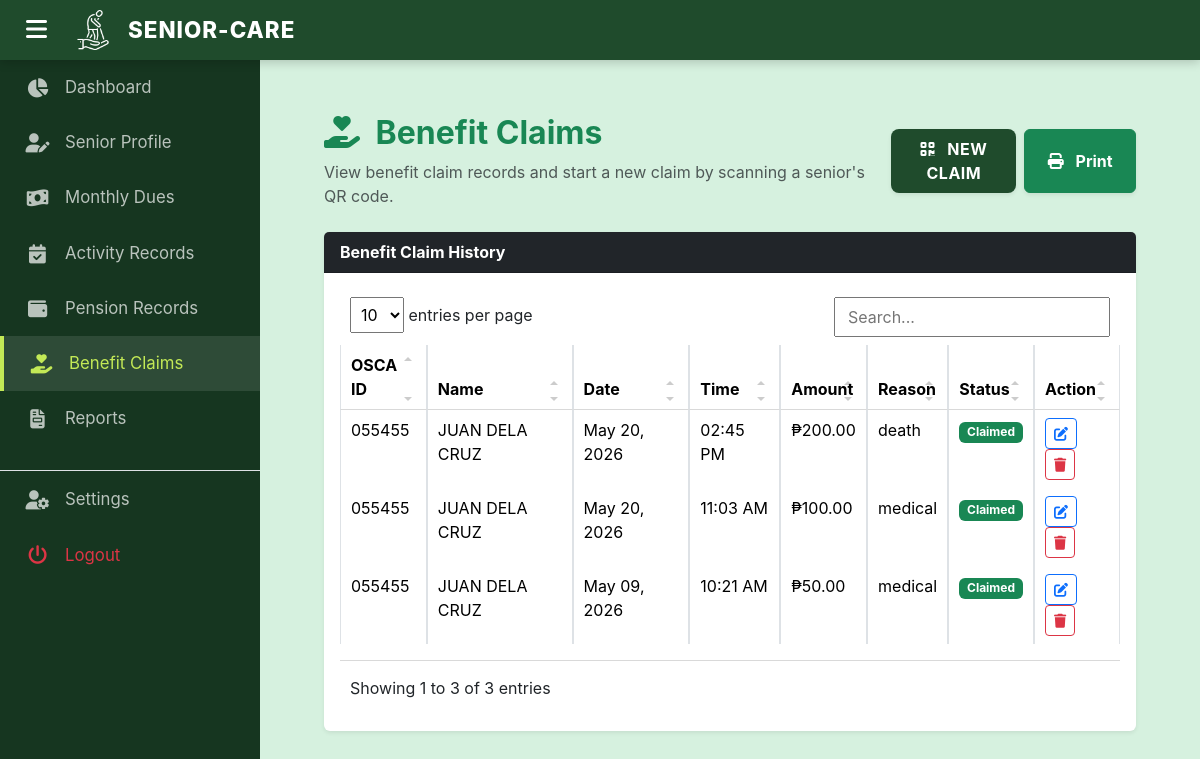
/admin/benefits.php (signed in), run on the app's committed database.
### tables this page shows
CREATE TABLE `transaction_logs` (
  `LogID` int(11) NOT NULL,
  `OscaIDNo` varchar(50) NOT NULL,
  `ActivityID` int(11) DEFAULT NULL,
  `PensionMasterID` int(11) DEFAULT NULL,
  `ClaimType` varchar(50) DEFAULT NULL,
  `Amount_Released` decimal(10,2) DEFAULT NULL,
  `DateRecorded` date NOT NULL,
  `TimeRecorded` time NOT NULL,
  `Status` varchar(20) DEFAULT 'Unclaimed',
  `ControlNo` varchar(50) DEFAULT NULL,
  `Reason` text DEFAULT NULL,
  `IsRead` tinyint(1) NOT NULL DEFAULT 0
);

CREATE TABLE `seniors` (
  `OscaIDNo` varchar(50) NOT NULL,
  `LastName` varchar(100) NOT NULL,
  `FirstName` varchar(100) NOT NULL,
  `MiddleName` varchar(100) DEFAULT NULL,
  `Sex` enum('Male','Female') NOT NULL,
  `Purok` varchar(50) DEFAULT NULL,
  `Barangay` varchar(100) DEFAULT NULL,
  `Birthday` date NOT NULL,
  `CitizenStatus` enum('Active','Inactive') DEFAULT 'Active',
  `PensionerStatus` enum('Pensioner','Non-Pensioner') DEFAULT 'Non-Pensioner'
);

### admin/benefits.php (the view, shortened to what this page needs)
<?php
include('../includes/db_connection.php');
?>
<!DOCTYPE html>
<html lang="en">
<head>
    <link href="../vendor/simple-datatables/css/style.min.css" rel="stylesheet" />
    <link href="../vendor/bootstrap/css/bootstrap.min.css" rel="stylesheet">
    <link rel="stylesheet" href="../vendor/font-awesome/css/all.min.css">
    <link href="css/style.css" rel="stylesheet" />
</head>
<body class="sb-nav-fixed">
    <?php include('includes/header.php'); ?>
    <?php include('includes/sidebar.php'); ?>
    <main id="main-content">
        <div class="container-fluid px-4">
            <div class="d-flex flex-column flex-md-row justify-content-between align-items-md-center gap-3 mt-4 mb-4">
                <div>
                    <h2 class="fw-bold text-success"><i class="fa fa-hand-holding-heart me-2"></i> Benefit Claims</h2>
                    <p class="text-muted mb-0">View benefit claim records and start a new claim by scanning a senior's QR code.</p>
                </div>
                <div class="d-flex flex-column flex-sm-row gap-2">
                    <a href="benefit_claim.php" class="btn btn-forest fw-bold shadow-sm w-100 w-sm-auto py-2">
                        <i class="fa fa-qrcode me-2"></i> New Claim
                    </a>
                    <button onclick="printTable()" class="btn btn-success fw-bold shadow-sm w-100 w-sm-auto py-2">
                        <i class="fa fa-print me-2"></i> Print
                    </button>
                </div>
            </div>
            <div class="card mb-4 shadow-sm border-0">
                <div class="card-header bg-dark text-white fw-bold">Benefit Claim History</div>
                <div class="card-body">
                    <div class="table-responsive">
                        <table id="datatablesSimple" class="table table-bordered" width="100%" cellspacing="0">
                            <thead>
                                <tr>
                                    <th>OSCA ID</th>
                                    <th>Name</th>
                                    <th>Date</th>
                                    <th>Time</th>
                                    <th>Amount</th>
                                    <th>Reason</th>
                                    <th>Status</th>
                                    <th>Action</th>
                                </tr>
                            </thead>
                            <?php
                            $query = mysqli_query($conn, "SELECT LogID, OscaIDNo, LastName, FirstName, DateRecorded, TimeRecorded, Amount_Released, Reason, Status FROM transaction_logs LEFT JOIN seniors USING(OscaIDNo) WHERE ClaimType = 'Benefit Claim' ORDER BY DateRecorded DESC, TimeRecorded DESC");
                            while ($row = mysqli_fetch_array($query)) {
                                $date = $row['DateRecorded'];
                                $time = $row['TimeRecorded'] ? date('h:i A', strtotime($row['TimeRecorded'])) : '--:--';
                                $amount = $row['Amount_Released'] ? number_format($row['Amount_Released'], 2) : '0.00';
                                $name = $row['FirstName'] . ' ' . $row['LastName'];
                            ?>
                            <tr>
                                <td><?php echo $row['OscaIDNo']; ?></td>
                                <td><?php echo $name ? $name : 'Unknown'; ?></td>
                                <td><?php echo date('M d, Y', strtotime($date)); ?></td>
                                <td><?php echo $time; ?></td>
                                <td>₱<?php echo $amount; ?></td>
                                <td><?php echo $row['Reason'] ? $row['Reason'] : '-'; ?></td>
                                <td>
                                    <span class="badge <?php echo ($row['Status'] == 'Claimed') ? 'bg-success' : 'bg-secondary'; ?>">
                                        <?php echo $row['Status'] ? $row['Status'] : 'Recorded'; ?>
                                    </span>
                                </td>
                                <td>
                                    <button class="btn btn-sm btn-outline-primary" data-bs-toggle="modal" data-bs-target="#editModal<?php echo $row['LogID']; ?>">
                                        <i class="fa fa-edit"></i>
                                    </button>
                                    <button class="btn btn-sm btn-outline-danger" data-bs-toggle="modal" data-bs-target="#deleteModal<?php echo $row['LogID']; ?>">
                                        <i class="fa fa-trash"></i>
                                    </button>
                                </td>
                            </tr>
                            <?php } ?>
                        </table>
                    </div>
                </div>
            </div>
        </div>
    </main>
</body>
</html>

### admin/css/style.css (style rules this page uses)
:root { --forest-deep: #1F4B2C; --sidebar-dark: #163620; --accent-mint: #91EAAF; --lime-highlight: #C3E956; --bg-pale: #D6F1DF; --header-height: 60px; --sidebar-width: 260px; --sidebar-collapsed-width: 70px; --transition-speed: 0.3s; }
body { font-family: 'Inter', sans-serif; margin: 0; background-color: var(--bg-pale); overflow-x: hidden; color: #333; }
#main-content { margin-top: var(--header-height); margin-left: var(--sidebar-width); padding: 30px 40px; min-height: calc(100vh - var(--header-height)); transition: margin-left var(--transition-speed) ease; }
.btn-forest { background-color: var(--forest-deep); color: white !important; font-weight: 700; border: none; border-radius: 8px; padding: 12px 24px; transition: all 0.3s ease; text-transform: uppercase; letter-spacing: 0.5px; }
.table-responsive { display: block; width: 100%; overflow-x: auto; -webkit-overflow-scrolling: touch; }

### data on the page
transaction_logs: OscaIDNo "055455", OscaIDNo.LastName "JUAN DELA CRUZ", DateRecorded "May 20, 2026", TimeRecorded "02:45 PM", Amount_Released "200.00", Reason "death", Status "Claimed"
transaction_logs: OscaIDNo "055455", OscaIDNo.LastName "JUAN DELA CRUZ", DateRecorded "May 20, 2026", TimeRecorded "11:03 AM", Amount_Released "100.00", Reason "medical", Status "Claimed"
transaction_logs: OscaIDNo "055455", OscaIDNo.LastName "JUAN DELA CRUZ", DateRecorded "May 09, 2026", TimeRecorded "10:21 AM", Amount_Released "50.00", Reason "medical", Status "Claimed"
